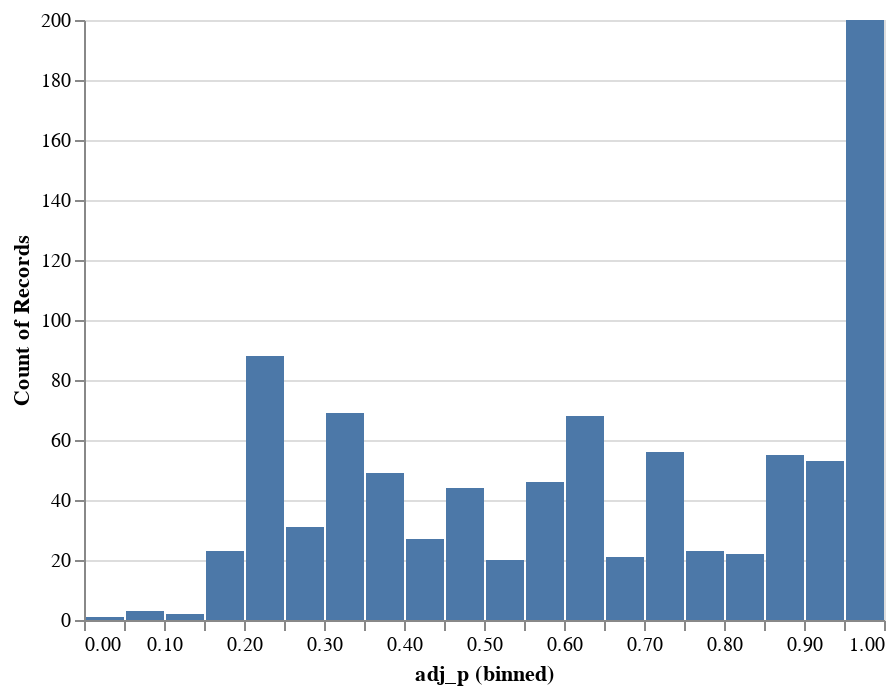

This figure's notebook cell:
### Code cell
alt.Chart(all_results_filtered).mark_bar().encode(
    x=alt.X(
        "adj_p",
        bin=alt.Bin(step=0.05)
    ),
    y=alt.Y(
        "count()"
    )
)

### Figure 1 — Vega-Lite specification as saved in the notebook (floating-point values rounded to 4 significant figures; data arrays with more than 128 entries replaced by an {"elided": "..."} marker saying what was removed)
{"config": {"view": {"continuousWidth": 400, "continuousHeight": 300}}, "data": {"name": "data-08e4975f77384d47aae651308b32be8c"}, "mark": "bar", "encoding": {"x": {"type": "quantitative", "bin": {"step": 0.05}, "field": "adj_p"}, "y": {"type": "quantitative", "aggregate": "count"}}, "$schema": "https://vega.github.io/schema/vega-lite/v4.8.1.json", "datasets": {"data-08e4975f77384d47aae651308b32be8c": {"elided": "901 records"}}}
